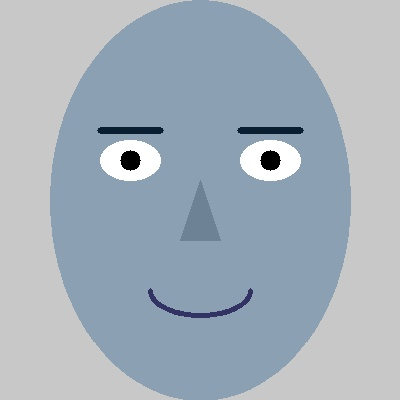
#> input picture assets/sample-images/real-world/face.jpg, 400 x 400 px
$ python 08-project-examples.py
#> lines starting #> are read from the running program, lines starting #| are printed output that depends on the picture; after the words box and inside, x2 and y2 are one past the last pixel; in counts of white or black regions, pixels touching at a corner belong together
### src/utils/io_helpers.py
#                    _ooOoo_
#                   o8888888o
#                   88" . "88
#                   (| -_- |)
#                   O\  =  /O
#                ____/`---'\____
#              .'  \|     |//  `.
#             /  \|||  :  |||//             /  _||||| -:- |||||-             |   | \\  -  /// |   |
#            | \_|  ''\---/''  |   |
#            \  .-\__  `-`  ___/-. /
#          ___`. .'  /--.--\  `. . __
#       ."" '<  `.___\_<|>_/___.'  >'"".
#      | | :  `- \`.;`\ _ /`;.`/ - ` : | |
#      \  \ `-.   \_ __\ /__ _/   .-` /  /
# ======`-.____`-.___\_____/___.-`____.-'======
#                    `=---='
# ^^^^^^^^^^^^^^^^^^^^^^^^^^^^^^^^^^^^^^^^^^^^^
#             佛祖保佑       永无BUG

"""
OpenCV中文路径辅助工具

解决OpenCV的cv2.imread()和cv2.imwrite()不支持中文路径的问题
"""

import cv2
import numpy as np
import os


def imread_chinese(path, flags=-1):
    """
    读取包含中文路径的图片

    参数:
        path: 图片路径（支持中文）
        flags: 读取标志，默认为-1（保持原格式）
               cv2.IMREAD_COLOR (-1): 彩色图（默认）
               cv2.IMREAD_GRAYSCALE (0): 灰度图
               cv2.IMREAD_UNCHANGED (1): 包含alpha通道

    返回:
        img: 图片数组，如果读取失败返回None
    """
    if not os.path.exists(path):
        return None
    img = cv2.imdecode(np.fromfile(path, dtype=np.uint8), flags)
    return img


# [59 lines left out: functions imwrite_chinese, get_image_path, load_image_or_exit, not called in this run]

### src/examples/08-project-examples.py
#                    _ooOoo_
#                   o8888888o
#                   88" . "88
#                   (| -_- |)
#                   O\  =  /O
#                ____/`---'\____
#              .'  \|     |//  `.
#             /  \|||  :  |||//             /  _||||| -:- |||||-             |   | \\  -  /// |   |
#            | \_|  ''\---/''  |   |
#            \  .-\__  `-`  ___/-. /
#          ___`. .'  /--.--\  `. . __
#       ."" '<  `.___\_<|>_/___.'  >'"".
#      | | :  `- \`.;`\ _ /`;.`/ - ` : | |
#      \  \ `-.   \_ __\ /__ _/   .-` /  /
# ======`-.____`-.___\_____/___.-`____.-'======
#                    `=---='
# ^^^^^^^^^^^^^^^^^^^^^^^^^^^^^^^^^^^^^^^^^^^^^
#             佛祖保佑       永无BUG

"""
OpenCV示例：综合项目示例

学习目标:
    1. 文档扫描器实现
    2. 颜色识别分类器实现
    3. 简单人脸检测实现
"""

import cv2
import numpy as np
import sys
import os

# 添加utils目录到路径（兼容中文路径和Jupyter）
if "__file__" in globals():
    utils_path = os.path.join(os.path.dirname(__file__), "..", "utils")
else:
    utils_path = os.path.abspath(os.path.join("..", "utils"))
if os.path.exists(utils_path):
    sys.path.append(utils_path)
    from io_helpers import imread_chinese, get_image_path

print("综合项目示例")

# ==================== 项目1：文档扫描器 ====================
print("\n[项目1] 文档扫描器")

def document_scanner(img_path=None):
    """文档扫描器"""
    # 读取或创建测试图像
    if img_path:
        img = imread_chinese(img_path)
    else:
        print("  创建测试文档图像...")
        img = np.zeros((400, 600, 3), dtype=np.uint8)
        img[:] = (220, 220, 220)
        # 绘制文档内容
        for i in range(8):
            y = 60 + i * 40
            cv2.rectangle(img, (80, y), (520, y + 25), (0, 0, 0), -1)
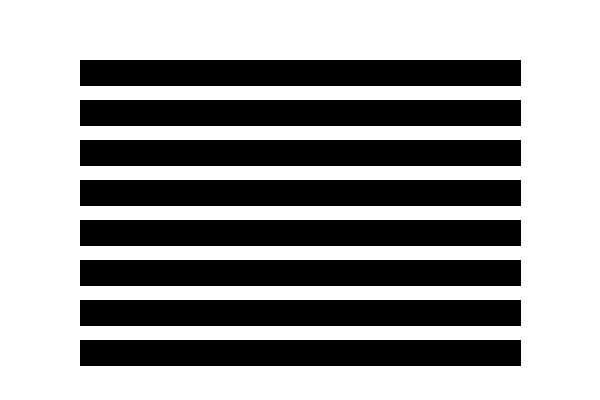
#> img: shape (400, 600, 3); values 0 (black) and 220 (white), 61.8% white; 8 black regions, largest, box (x1, y1, x2, y2) and area: (80, 60, 521, 86) 11466, (80, 100, 521, 126) 11466, (80, 140, 521, 166) 11466
        cv2.rectangle(img, (80, 20), (520, 50), (0, 0, 150), -1)
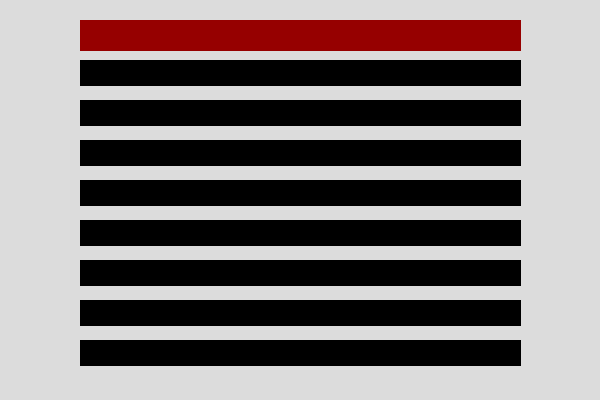
#> img: shape (400, 600, 3); 5.7% of pixels changed, all inside (x1, y1, x2, y2) = (80, 20, 521, 51); drawn as B, G, R

        # 添加透视畸变
        pts1 = np.float32([[0, 0], [600, 0], [600, 400], [0, 400]])
        pts2 = np.float32([[50, 30], [550, 50], [580, 380], [20, 350]])
        M = cv2.getPerspectiveTransform(pts1, pts2)
        img = cv2.warpPerspective(img, M, (600, 400))

    if img is None:
        print("  错误：无法读取图像")
        return None

    print("  [步骤1] 预处理...")
    # 转灰度
    gray = cv2.cvtColor(img, cv2.COLOR_BGR2GRAY)
    # 高斯滤波
    blur = cv2.GaussianBlur(gray, (5, 5), 0)
    # Canny边缘检测
    edges = cv2.Canny(blur, 50, 150)
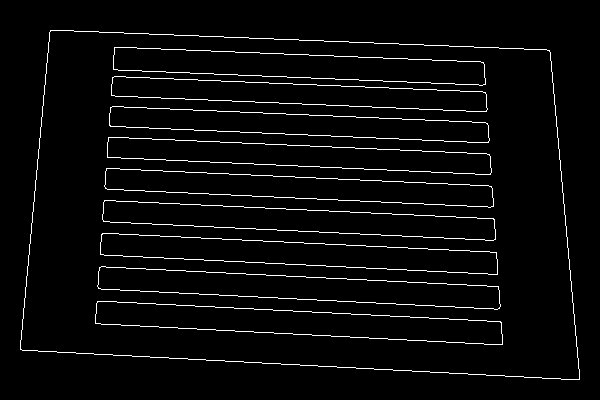
#> edges: shape (400, 600); 3.8% white in thin lines or dots, all inside (x1, y1, x2, y2) = (20, 30, 580, 380)

    print("  [步骤2] 查找文档轮廓...")
    # 查找轮廓
    contours, _ = cv2.findContours(edges, cv2.RETR_EXTERNAL,
                                   cv2.CHAIN_APPROX_SIMPLE)
#> contours = 1 contour; box (x1, y1, x2, y2) and area: (20, 30, 580, 380) 172200

    if not contours:
        print("  警告：未检测到轮廓")
        return None

    # 找最大轮廓
    doc_contour = max(contours, key=cv2.contourArea)
#> doc_contour = contour of 224 points, box (x1, y1, x2, y2) (20, 30, 580, 380), area 172200

    # 多边形近似
    epsilon = 0.02 * cv2.arcLength(doc_contour, True)
#> epsilon = 35.03
    approx = cv2.approxPolyDP(doc_contour, epsilon, True)
#> approx = [[50, 30], [20, 349], [579, 379], [549, 50]]

    if len(approx) != 4:
        print(f"  警告：检测到{len(approx)}个点，需要4个")
        return None

    print("  [步骤3] 透视变换...")
    # 排序点：左上、右上、右下、左下
    pts = approx.reshape(4, 2)
#> pts = [[50, 30], [20, 349], [579, 379], [549, 50]]
    pts_sorted = np.zeros((4, 2), dtype=np.float32)

    # 按x坐标排序
    ind = np.lexsort((pts[:, 1], pts[:, 0]))
#> ind = [1, 0, 3, 2]
    pts = pts[ind]
#> pts = [[20, 349], [50, 30], [549, 50], [579, 379]]

    # 左边两个点
    left_points = pts[:2]
#> left_points = [[20, 349], [50, 30]]
    right_points = pts[2:]
#> right_points = [[549, 50], [579, 379]]

    # 左边按y排序
    left_points = left_points[np.argsort(left_points[:, 1])]
#> left_points = [[50, 30], [20, 349]]
    right_points = right_points[np.argsort(right_points[:, 1])]

    pts_sorted[0] = left_points[0]  # 左上
    pts_sorted[3] = left_points[1]  # 左下
    pts_sorted[1] = right_points[0]  # 右上
    pts_sorted[2] = right_points[1]  # 右下

    # 计算新图像尺寸
    width_a = np.sqrt(((pts_sorted[2][0] - pts_sorted[3][0]) ** 2) +
                      ((pts_sorted[2][1] - pts_sorted[3][1]) ** 2))
    width_b = np.sqrt(((pts_sorted[1][0] - pts_sorted[0][0]) ** 2) +
                      ((pts_sorted[1][1] - pts_sorted[0][1]) ** 2))
    max_width = max(int(width_a), int(width_b))

    height_a = np.sqrt(((pts_sorted[1][0] - pts_sorted[2][0]) ** 2) +
                       ((pts_sorted[1][1] - pts_sorted[2][1]) ** 2))
    height_b = np.sqrt(((pts_sorted[0][0] - pts_sorted[3][0]) ** 2) +
                       ((pts_sorted[0][1] - pts_sorted[3][1]) ** 2))
    max_height = max(int(height_a), int(height_b))

    # 目标点
    dst = np.array([
        [0, 0],
        [max_width - 1, 0],
        [max_width - 1, max_height - 1],
        [0, max_height - 1]
    ], dtype=np.float32)

    # 透视变换
    M = cv2.getPerspectiveTransform(pts_sorted, dst)
    warped = cv2.warpPerspective(img, M, (max_width, max_height))

    print("  [步骤4] 图像增强...")
    # 转灰度
    warped_gray = cv2.cvtColor(warped, cv2.COLOR_BGR2GRAY)
    # 自适应阈值
    scanned = cv2.adaptiveThreshold(warped_gray, 255,
                                    cv2.ADAPTIVE_THRESH_GAUSSIAN_C,
                                    cv2.THRESH_BINARY, 11, 2)
#> scanned: shape (330, 559); 79.8% white; 119 black regions (90 under 20 px), largest, box (x1, y1, x2, y2) and area: (74, 280, 486, 302) 4002, (74, 49, 486, 71) 3988, (74, 214, 486, 236) 3980

    print("  [完成] 文档扫描完成！")

    return img, warped, scanned

# 运行文档扫描器
result = document_scanner()
if result:
    original, warped, scanned = result

    # 显示结果（调整尺寸以匹配）
    height, width = original.shape[:2]
#> height = 400; width = 600
    warped_resized = cv2.resize(warped, (width, height))
    scanned_resized = cv2.resize(cv2.cvtColor(scanned, cv2.COLOR_GRAY2BGR),
                                  (width, height))

    row1 = np.hstack([original, warped_resized])
    row2 = np.hstack([scanned_resized, np.zeros_like(original)])
    result_all = np.vstack([row1, row2])
    result_all = cv2.resize(result_all, None, fx=0.5, fy=0.5)
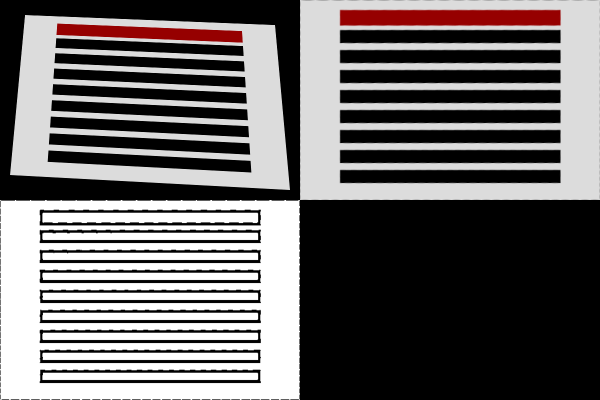
#> result_all: shape (400, 600, 3); mean of channels 0, 1, 2 103.9, 103.9, 107.3; drawn as B, G, R

    cv2.imshow('Document Scanner', result_all)
    print("\n按任意键继续...")
    cv2.waitKey(0)
    cv2.destroyAllWindows()

    # 保存功能已禁用
    # cv2.imwrite('scanner_original.jpg', original)
    # cv2.imwrite('scanner_warped.jpg', warped)
    # cv2.imwrite('scanner_scanned.jpg', scanned)
    print("  [提示] 图片保存功能已禁用")

# ==================== 项目2：颜色识别分类器 ====================
print("\n[项目2] 颜色识别分类器")

def color_classifier(img_path=None):
    """颜色识别分类器"""
    # 读取或创建测试图像
    if img_path:
        img = imread_chinese(img_path)
    else:
        print("  创建测试图像...")
        img = np.zeros((400, 600, 3), dtype=np.uint8)
        img[:] = (240, 240, 240)
        # 绘制不同颜色的圆形
        cv2.circle(img, (100, 200), 60, (0, 0, 255), -1)  # 红
        cv2.circle(img, (250, 200), 60, (0, 255, 0), -1)  # 绿
        cv2.circle(img, (400, 200), 60, (255, 0, 0), -1)  # 蓝
        cv2.circle(img, (525, 200), 60, (0, 255, 255), -1)  # 黄

    if img is None:
        print("  错误：无法读取图像")
        return None

    # 定义颜色范围
    COLORS = {
        'red': {
            'lower': [0, 100, 100],
            'upper': [10, 255, 255],
            'label': 'Red',
            'color': (0, 0, 255)
        },
        'green': {
            'lower': [35, 100, 100],
            'upper': [85, 255, 255],
            'label': 'Green',
            'color': (0, 255, 0)
        },
        'blue': {
            'lower': [85, 100, 100],
            'upper': [135, 255, 255],
            'label': 'Blue',
            'color': (255, 0, 0)
        },
        'yellow': {
            'lower': [20, 100, 100],
            'upper': [35, 255, 255],
            'label': 'Yellow',
            'color': (0, 255, 255)
        }
    }

    print("  检测颜色...")

    result_img = img.copy()
    hsv = cv2.cvtColor(img, cv2.COLOR_BGR2HSV)
#> hsv: shape (400, 600, 3); mean H, S, V 9.9, 48, 242.8

    # 检测每种颜色
    for color_name, color_info in COLORS.items():
        lower = np.array(color_info['lower'])
        upper = np.array(color_info['upper'])

        # 创建掩膜
        mask = cv2.inRange(hsv, lower, upper)

        # 形态学去噪
        kernel = np.ones((5, 5), np.uint8)
        mask = cv2.morphologyEx(mask, cv2.MORPH_OPEN, kernel)
        mask = cv2.morphologyEx(mask, cv2.MORPH_CLOSE, kernel)

        # 查找轮廓
        contours, _ = cv2.findContours(mask, cv2.RETR_EXTERNAL,
                                       cv2.CHAIN_APPROX_SIMPLE)

        count = 0
        for contour in contours:
            area = cv2.contourArea(contour)
            if area > 500:  # 过滤小噪声
                # 获取边界框
                x, y, w, h = cv2.boundingRect(contour)

                # 绘制边界框
                cv2.rectangle(result_img, (x, y), (x + w, y + h),
                           color_info['color'], 2)

                # 添加标签
                label = f"{color_info['label']}"
                cv2.putText(result_img, label, (x, y - 10),
                           cv2.FONT_HERSHEY_SIMPLEX, 0.5,
                           color_info['color'], 2)

                count += 1

        print(f"    {color_name.capitalize()}: {count} 个")
#> mask: shape (400, 600); 4.7% white; 1 white region, box (x1, y1, x2, y2) and area: (466, 141, 585, 260) 11285
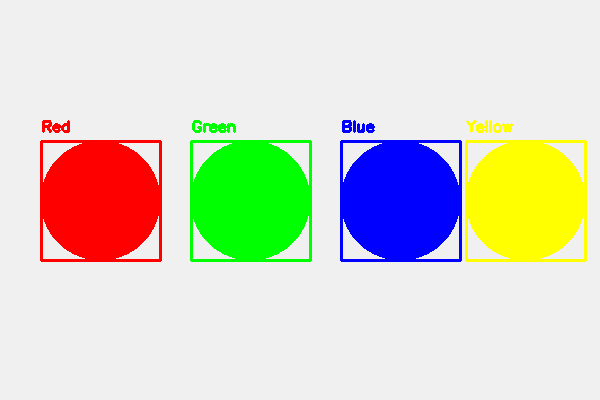
#> result_img: shape (400, 600, 3); mean of channels 0, 1, 2 202.2, 216, 215.9; drawn as B, G, R

    print("  [完成] 颜色检测完成！")

    return img, result_img

# 运行颜色分类器
result = color_classifier()
if result:
    original, result_img = result

    # 显示结果
    row = np.hstack([original, result_img])
    row = cv2.resize(row, None, fx=0.6, fy=0.6)
#> row: shape (240, 720, 3)

    cv2.imshow('Color Classification', row)
    print("\n按任意键继续...")
    cv2.waitKey(0)
    cv2.destroyAllWindows()

    # 保存功能已禁用
    # cv2.imwrite('color_detection_result.jpg', result_img)
    print("  [提示] 图片保存功能已禁用")

# ==================== 项目3：简单人脸检测 ====================
print("\n[项目3] 简单人脸检测")

def face_detector(img_path=None):
    """人脸检测"""
    # 加载Haar级联分类器
    face_cascade = cv2.CascadeClassifier(
        cv2.data.haarcascades + 'haarcascade_frontalface_default.xml'
    )

    eye_cascade = cv2.CascadeClassifier(
        cv2.data.haarcascades + 'haarcascade_eye.xml'
    )

    # 读取或创建测试图像
    if img_path:
        img = imread_chinese(img_path)
    else:
        print("  使用assets中的face.jpg...")
        img = imread_chinese('../assets/sample-images/real-world/face.jpg')
#> in imread_chinese, img is the input picture: shape (400, 400, 3); mean B, G, R 187.1, 176.3, 164.4
        if img is None:
            print("  face.jpg不存在，创建测试人脸图像...")
            img = np.zeros((400, 400, 3), dtype=np.uint8)
            img[:] = (200, 200, 200)
            # 脸部轮廓
            cv2.ellipse(img, (200, 200), (150, 200), 0, 0, 360, (180, 160, 140), -1)
            # 眼睛
            cv2.ellipse(img, (130, 160), (30, 20), 0, 0, 360, (255, 255, 255), -1)
            cv2.ellipse(img, (270, 160), (30, 20), 0, 0, 360, (255, 255, 255), -1)
            cv2.circle(img, (130, 160), 10, (0, 0, 0), -1)
            cv2.circle(img, (270, 160), 10, (0, 0, 0), -1)
            # 眉毛
            cv2.line(img, (100, 130), (160, 130), (50, 30, 10), 5)
            cv2.line(img, (240, 130), (300, 130), (50, 30, 10), 5)
            # 鼻子
            pts = np.array([[200, 180], [180, 240], [220, 240]], np.int32)
            pts = pts.reshape((-1, 1, 2))
            cv2.fillPoly(img, [pts], (150, 130, 110))
            # 嘴巴
            cv2.ellipse(img, (200, 290), (50, 25), 0, 0, 180, (100, 50, 50), 3)

    if img is None:
        print("  错误：无法读取图像")
        return None

    print("  检测人脸...")

    # 转灰度
    gray = cv2.cvtColor(img, cv2.COLOR_BGR2GRAY)
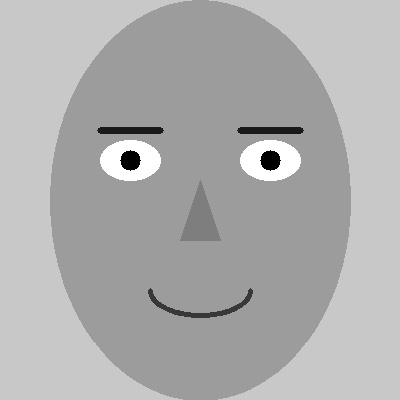
#> gray: shape (400, 400); min 0, max 255, mean 174

    # 检测人脸
    faces = face_cascade.detectMultiScale(gray, 1.1, 5)
#> faces = ()

    print(f"    检测到 {len(faces)} 个人脸")
#|     检测到 0 个人脸

    result_img = img.copy()

    for (x, y, w, h) in faces:
        # 绘制人脸矩形框
        cv2.rectangle(result_img, (x, y), (x + w, y + h), (255, 0, 0), 2)

        # 检测眼睛
        roi_gray = gray[y:y + h, x:x + w]
        roi_color = result_img[y:y + h, x:x + w]

        eyes = eye_cascade.detectMultiScale(roi_gray)

        for (ex, ey, ew, eh) in eyes:
            cv2.rectangle(roi_color, (ex, ey), (ex + ew, ey + eh),
                         (0, 255, 0), 2)
#> this loop made 0 passes

    print("  [完成] 人脸检测完成！")

    return img, result_img

# 运行人脸检测
result = face_detector()
if result:
    original, result_img = result

    # 显示结果
    row = np.hstack([original, result_img])
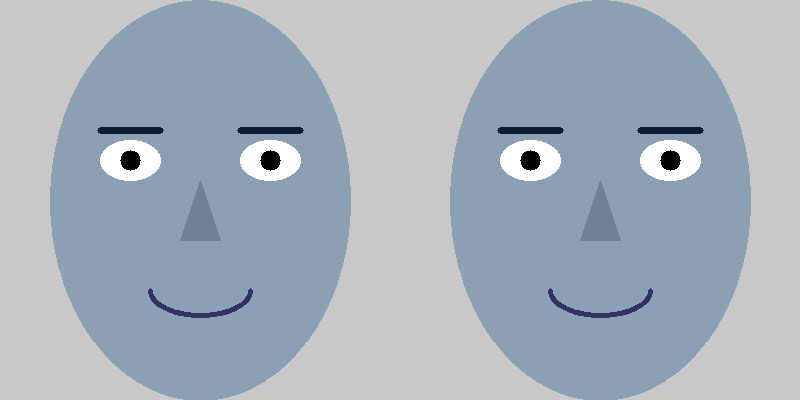
#> row: shape (400, 800, 3); mean B, G, R 187.1, 176.3, 164.4
    row = cv2.resize(row, None, fx=0.6, fy=0.6)
#> row: shape (240, 480, 3)

    cv2.imshow('Face Detection', row)
    print("\n按任意键退出...")
    cv2.waitKey(0)
    cv2.destroyAllWindows()

    # 保存功能已禁用
    # cv2.imwrite('face_detection_result.jpg', result_img)
    print("  [提示] 图片保存功能已禁用")

print("所有项目演示完成！")
